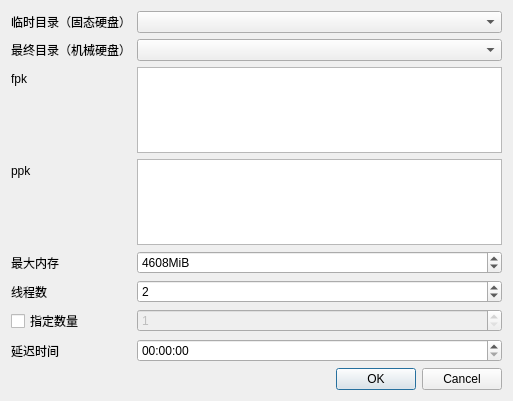
<?xml version="1.0" encoding="UTF-8"?>
<ui version="4.0">
 <class>CreatePlotDialog</class>
 <widget class="QDialog" name="CreatePlotDialog">
  <property name="geometry">
   <rect>
    <x>0</x>
    <y>0</y>
    <width>513</width>
    <height>401</height>
   </rect>
  </property>
  <property name="windowTitle">
   <string>创建P图任务</string>
  </property>
  <layout class="QVBoxLayout" name="verticalLayout">
   <item>
    <layout class="QFormLayout" name="formLayout">
     <item row="0" column="0">
      <widget class="QLabel" name="label">
       <property name="text">
        <string>临时目录（固态硬盘）</string>
       </property>
      </widget>
     </item>
     <item row="0" column="1">
      <widget class="QComboBox" name="comboSSD"/>
     </item>
     <item row="1" column="0">
      <widget class="QLabel" name="label_5">
       <property name="text">
        <string>最终目录（机械硬盘）</string>
       </property>
      </widget>
     </item>
     <item row="1" column="1">
      <widget class="QComboBox" name="comboHDD"/>
     </item>
     <item row="2" column="0">
      <widget class="QLabel" name="label_2">
       <property name="text">
        <string>fpk</string>
       </property>
      </widget>
     </item>
     <item row="2" column="1">
      <widget class="QTextEdit" name="editFpk"/>
     </item>
     <item row="4" column="0">
      <widget class="QLabel" name="label_3">
       <property name="text">
        <string>ppk</string>
       </property>
      </widget>
     </item>
     <item row="4" column="1">
      <widget class="QTextEdit" name="editPpk">
       <property name="sizeAdjustPolicy">
        <enum>QAbstractScrollArea::AdjustIgnored</enum>
       </property>
      </widget>
     </item>
     <item row="7" column="1">
      <widget class="QSpinBox" name="spinNumber">
       <property name="enabled">
        <bool>false</bool>
       </property>
       <property name="minimum">
        <number>1</number>
       </property>
       <property name="maximum">
        <number>10000</number>
       </property>
      </widget>
     </item>
     <item row="8" column="0">
      <widget class="QLabel" name="label_7">
       <property name="text">
        <string>延迟时间</string>
       </property>
      </widget>
     </item>
     <item row="8" column="1">
      <widget class="QTimeEdit" name="timeEditDelay">
       <property name="displayFormat">
        <string>HH:mm:ss</string>
       </property>
      </widget>
     </item>
     <item row="6" column="0">
      <widget class="QLabel" name="label_6">
       <property name="text">
        <string>线程数</string>
       </property>
      </widget>
     </item>
     <item row="6" column="1">
      <widget class="QSpinBox" name="spinThreadNum">
       <property name="minimum">
        <number>1</number>
       </property>
       <property name="value">
        <number>2</number>
       </property>
      </widget>
     </item>
     <item row="5" column="0">
      <widget class="QLabel" name="label_7">
       <property name="text">
        <string>最大内存</string>
       </property>
      </widget>
     </item>
     <item row="5" column="1">
      <widget class="QSpinBox" name="spinMemory">
       <property name="suffix">
        <string>MiB</string>
       </property>
       <property name="maximum">
        <number>10000</number>
       </property>
       <property name="singleStep">
        <number>100</number>
       </property>
       <property name="value">
        <number>4608</number>
       </property>
      </widget>
     </item>
     <item row="7" column="0">
      <widget class="QCheckBox" name="checkBoxSpecifyCount">
       <property name="text">
        <string>指定数量</string>
       </property>
      </widget>
     </item>
    </layout>
   </item>
   <item>
    <widget class="QDialogButtonBox" name="buttonBox">
     <property name="orientation">
      <enum>Qt::Horizontal</enum>
     </property>
     <property name="standardButtons">
      <set>QDialogButtonBox::Cancel|QDialogButtonBox::Ok</set>
     </property>
    </widget>
   </item>
  </layout>
 </widget>
 <resources/>
 <connections>
  <connection>
   <sender>buttonBox</sender>
   <signal>accepted()</signal>
   <receiver>CreatePlotDialog</receiver>
   <slot>accept()</slot>
   <hints>
    <hint type="sourcelabel">
     <x>248</x>
     <y>254</y>
    </hint>
    <hint type="destinationlabel">
     <x>157</x>
     <y>274</y>
    </hint>
   </hints>
  </connection>
  <connection>
   <sender>buttonBox</sender>
   <signal>rejected()</signal>
   <receiver>CreatePlotDialog</receiver>
   <slot>reject()</slot>
   <hints>
    <hint type="sourcelabel">
     <x>316</x>
     <y>260</y>
    </hint>
    <hint type="destinationlabel">
     <x>286</x>
     <y>274</y>
    </hint>
   </hints>
  </connection>
 </connections>
</ui>
